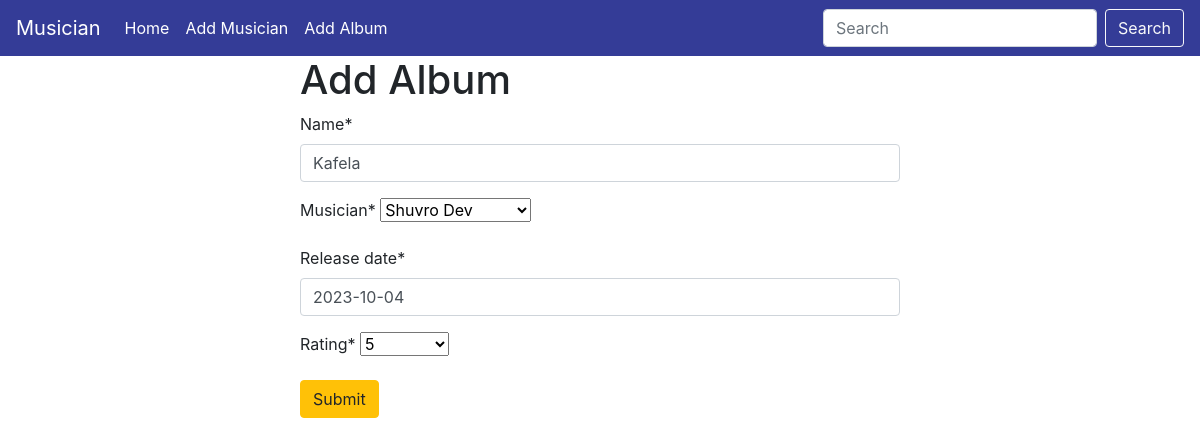
/album/edit/2, run on the app's committed database.
### Album/models.py (models this page shows, shortened)
class album(models.Model):
    name=models.CharField( max_length=50)
    musician=models.ForeignKey(musician,on_delete=models.CASCADE)
    release_date=models.DateField()
    rating = models.IntegerField(choices=((1, '1'), (2, '2'), (3, '3'), (4, '4'), (5, '5')))

### Album/views.py (the view)
# urls.py: path('edit/<int:id>',views.edit_album,name='edit_album'),
def edit_album(request,id):
    alb=models.album.objects.get(pk=id)
    album_form=forms.albumForm(instance=alb)
    if request.method=='POST':
        album_form=forms.albumForm(request.POST,instance=alb)
        if album_form.is_valid():
            album_form.save()
            return redirect('homepage')
    return render(request,'add_album.html',{'form':album_form})

### Album/forms.py
class albumForm(forms.ModelForm):
    class Meta:
        model=album
        fields='__all__'

### Musician/models.py (called while the page is built)
    def __str__(self):
        return f'{self.first_name} {self.last_name}'

### Album/templates/add_album.html (shortened to what this page needs)
{% extends "base.html" %}
{%  load crispy_forms_tags %}
{% block content %}
<form style="width:50% ; margin : auto" method="post">
    <h1>Add Album</h1>
{{form | crispy}}
<button class="btn btn-warning">Submit</button>
{% endblock content %}

### data on the page
album: name "Kafela", musician "Shuvro Dev", release_date "2023-10-04", rating "5"
